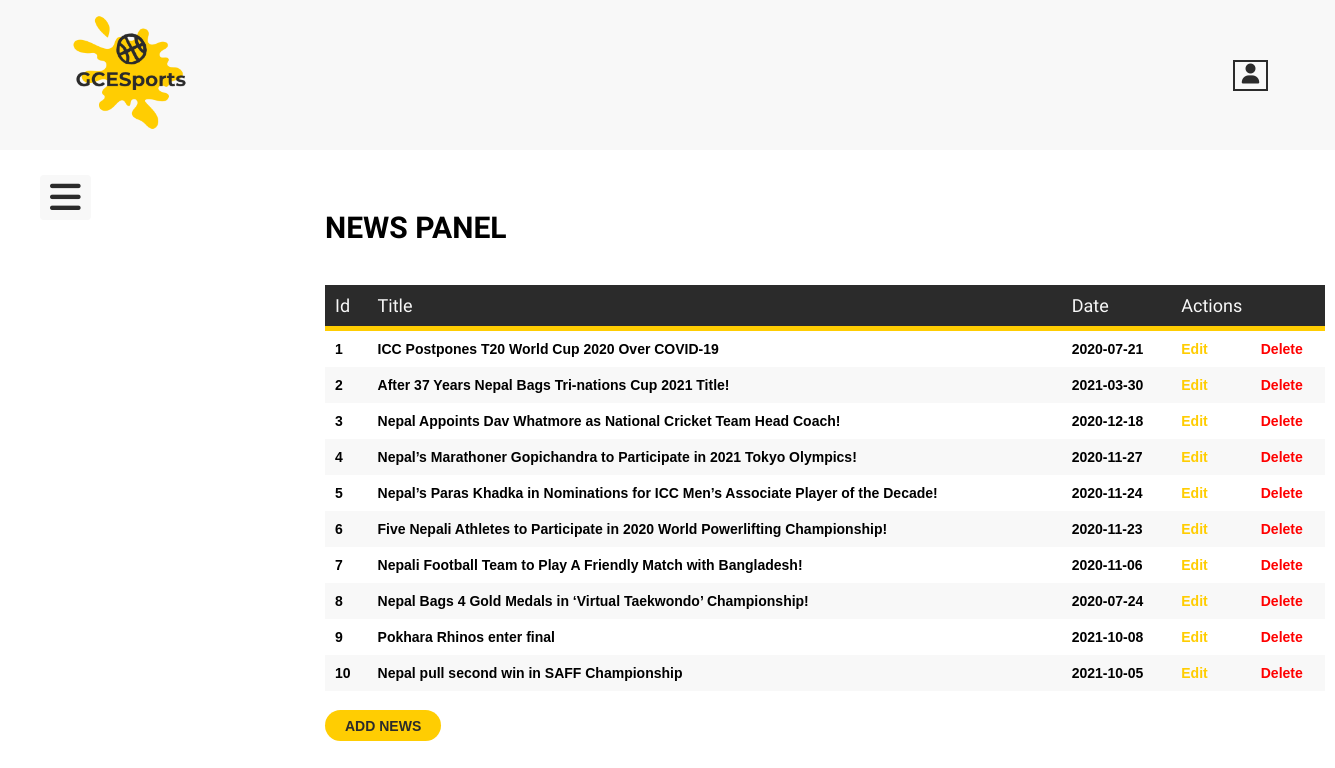
The page /main/admin/news/index.php on the database as committed earlier.
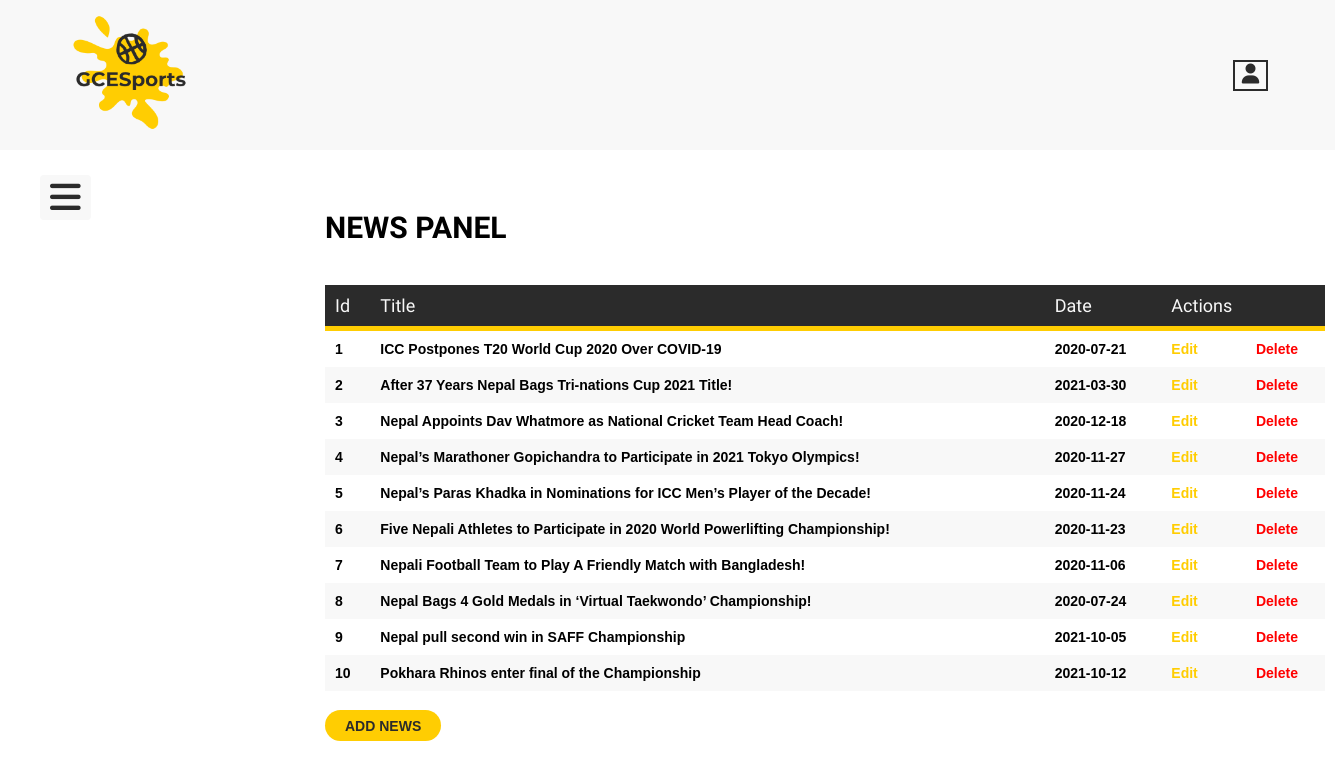
The same page on the database as committed later.
### tables this page shows
CREATE TABLE `newspanel` (
  `id` int(255) NOT NULL,
  `title` varchar(255) NOT NULL,
  `body` text NOT NULL,
  `image` varchar(255) NOT NULL,
  `date` date NOT NULL,
  `featured` tinyint(255) NOT NULL
);

### main/controllers/newspanel.php (called while the page is built, shortened)
<?php
include(ROOT_PATH . '/main/database/db.php');
$table = 'newspanel';
$news = selectAll($table);

### main/database/db.php (called while the page is built, shortened)
<?php
require('connect.php');
function selectAll($table, $conditions = [])
{
    global $conn;
    $sql = "SELECT * FROM $table";
    if(empty($conditions)) {
        $stmt = $conn->prepare($sql);
        $stmt->execute();
        $records = $stmt->get_result()->fetch_all(MYSQLI_ASSOC);
        return $records;
    }
}

### main/admin/news/index.php (the view, shortened to what this page needs)
<?php
    include(ROOT_PATH . '/main/controllers/newspanel.php');
?>
<!DOCTYPE html>
<html lang="en">
<head>
    <link rel="stylesheet" href="../css/panelheader.css?v=<?php echo time(); ?>" />
    <link rel="stylesheet" href="../css/newspanel.css?v=<?php echo time(); ?>" />
</head>
<body>
    <?php include(ROOT_PATH . '/main/admin/includes/header.php') ?>
    <section class="news-panel-table">
        <h1>News Panel</h1>
        <table>
            <thead>
                <th>Id</th>
                <th>Title</th>
                <th>Date</th>
                <th colspan="3">Actions</th>
            </thead>
            <tbody>
                <?php foreach ($news as $key => $new): ?>
                    <tr>
                        <td><?php echo $key + 1; ?></td>
                        <td><?php echo $new['title']; ?></td>
                        <td><?php echo $new['date']; ?></td>
                        <td><a href="./edit.php?id=<?php echo $new['id']; ?>" style="color: #ffcd02;">Edit</a></td>
                        <td></td>
                        <td><a href="./index.php?del_id=<?php echo $new['id']; ?>" style="color: red;">Delete</a></td>
                    </tr>
                <?php endforeach; ?>
            </tbody>
        </table>
        <div>
            <a href="./create.php">ADD NEWS</a>
        </div>
    </section>
</body>
</html>

Rows that differ between the two databases and show on the page:
removed newspanel: title "Pokhara Rhinos enter final", date "2021-10-08"
changed newspanel: title "Nepal’s Paras Khadka in Nominations for ICC Men’s Associate Player of the Decade!" → "Nepal’s Paras Khadka in Nominations for ICC Men’s Player of the Decade!"
added newspanel: title "Pokhara Rhinos enter final of the Championship", date "2021-10-12"
